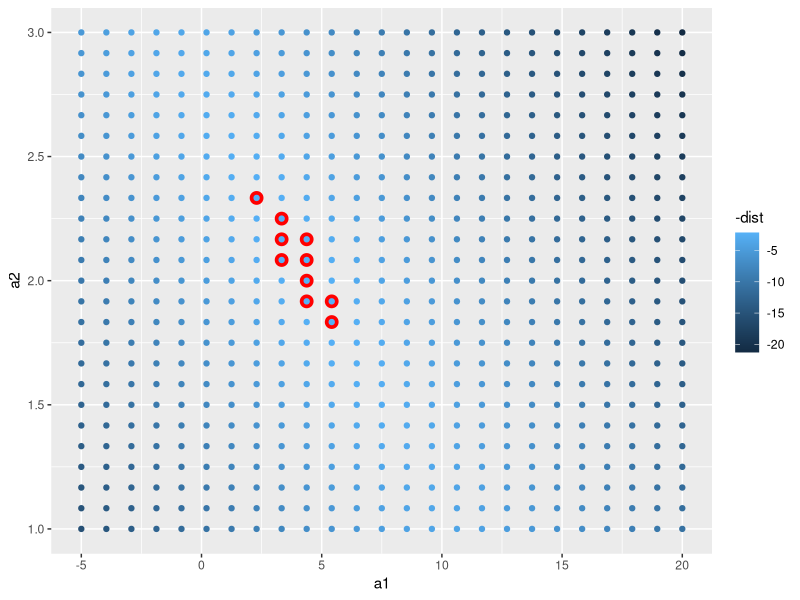
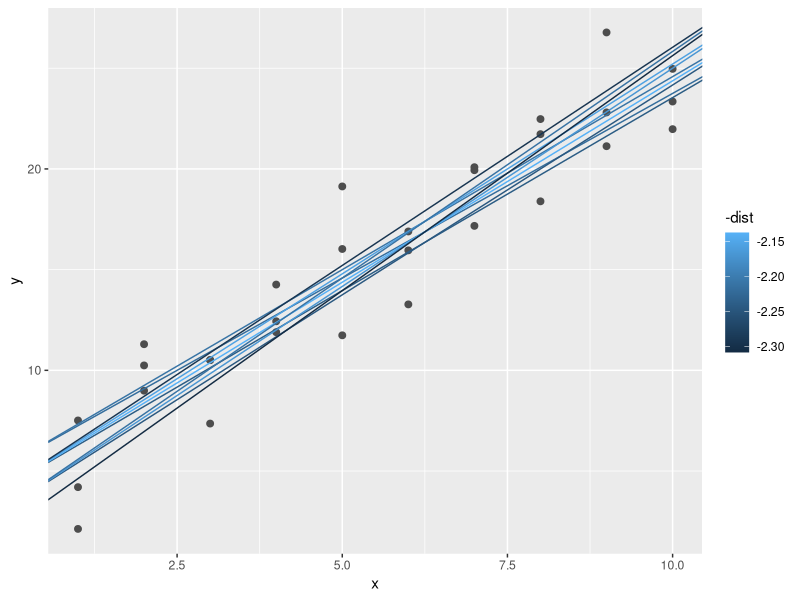
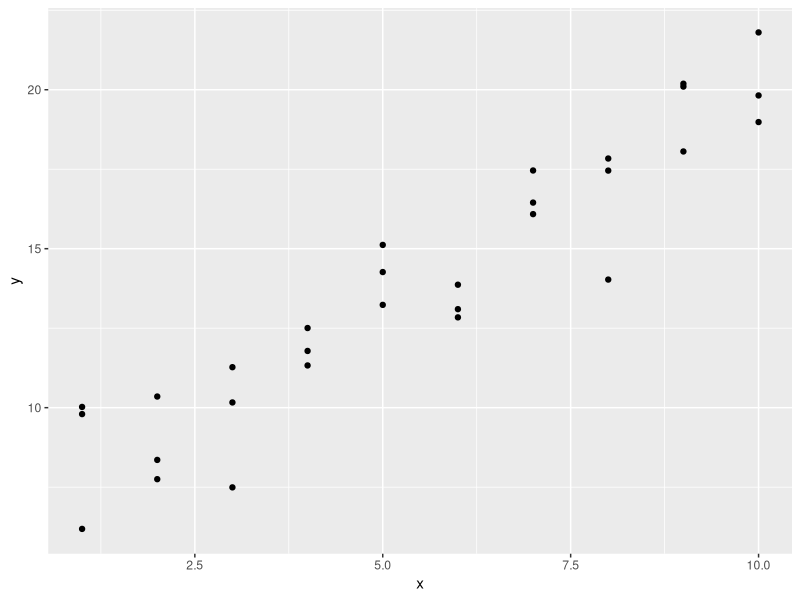
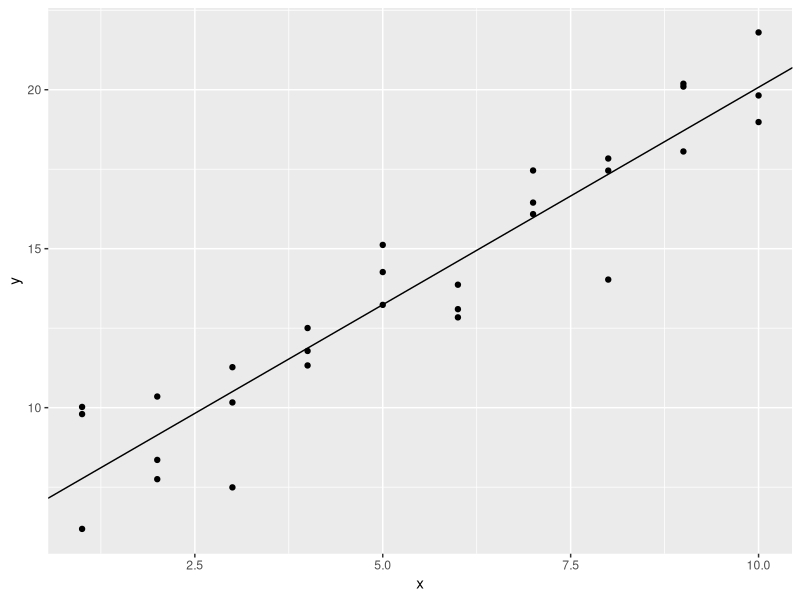
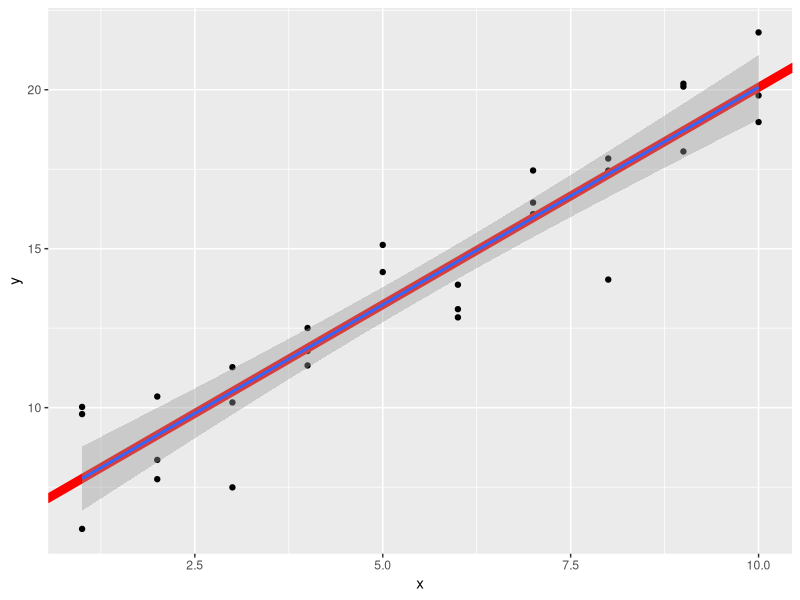
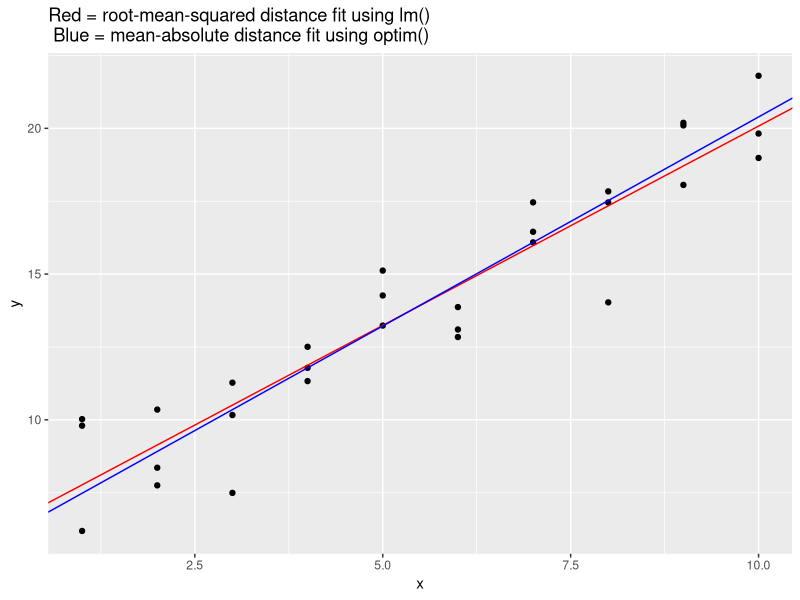
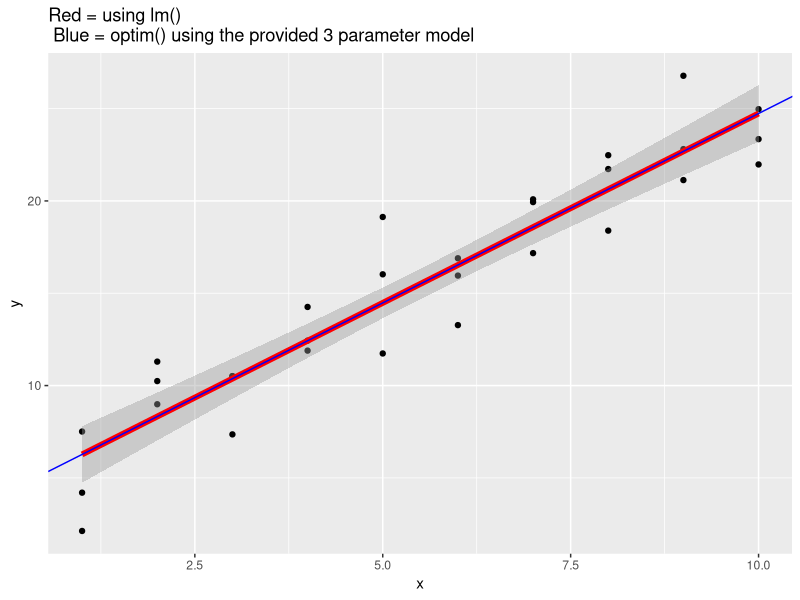
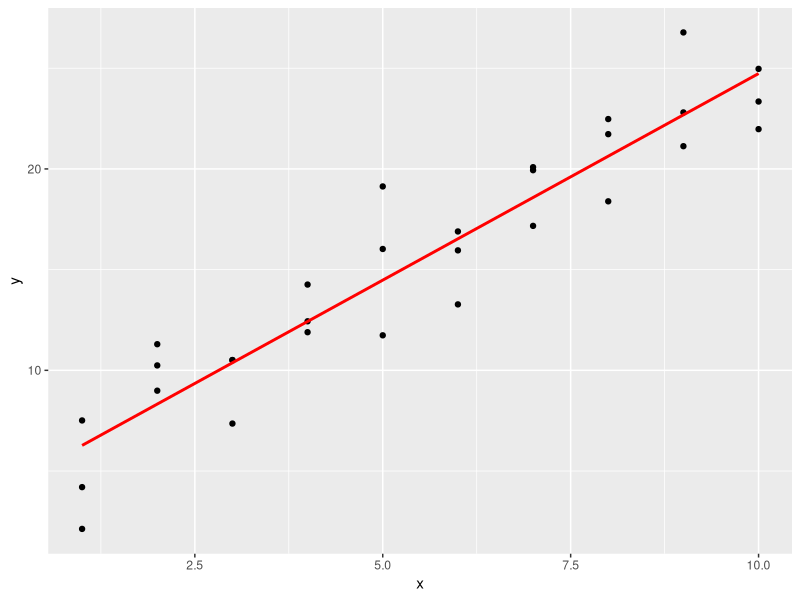

Write R code to recreate these figures, in order.
## ---- chunk 1
library(tidyverse)
library(modelr)
## ---- chunk 2
head(sim1)
## ---- chunk 3
model1 <- function(a, data) {
  a[1] + data$x * a[2]
}

measure_distance <- function(mod, data) {
  diff <- data$y - model1(mod, data)
  sqrt(mean(diff ^ 2))
}

sim1_dist <- function(a1, a2) {
  measure_distance(c(a1, a2), sim1)
}

grid <- expand.grid(
  a1 = seq(-5, 20, length = 25),
  a2 = seq(1, 3, length = 25)
  ) %>% 
  mutate(dist = purrr::map2_dbl(a1, a2, sim1_dist))

head(grid)
dim(grid)

grid %>% 
  ggplot(aes(a1, a2)) +
  geom_point(data = filter(grid, rank(dist) <= 10), size = 4, colour = "red") +
  geom_point(aes(colour = -dist))

ggplot(sim1, aes(x, y)) + 
  geom_point(size = 2, colour = "grey30") + 
  geom_abline(
    aes(intercept = a1, slope = a2, colour = -dist), 
    data = filter(grid, rank(dist) <= 10)
  )
## ---- chunk 4
sim1a <- tibble(
  x = rep(1:10, each = 3),
  y = x * 1.5 + 6 + rt(length(x), df = 2)
)

# first, take a look at the data
sim1a
ggplot(sim1a, aes (x, y)) +
  geom_point()

mod <- lm(y~x, data = sim1a)
summary(mod)

# add the fitted linear model to the scatterplot
ggplot(sim1a, aes (x, y)) +
  geom_point()+
  geom_abline(intercept = mod$coefficients[1], slope = mod$coefficients[2])

# compare with the baseR lm with geom_smooth() overlay, looks like they overlap, as expected
ggplot(sim1a, aes (x, y)) +
  geom_point()+
  geom_abline(intercept = mod$coefficients[1], slope = mod$coefficients[2], size=3, color = "red")+
  geom_smooth(method = 'lm')

## ---- chunk 5
measure_distance <- function(mod, data) {
  diff <- data$y - model1(mod, data)
  mean(abs(diff))
}
# use optim() function to 
best <- optim(c(0, 0), measure_distance, data = sim1a)
best$par

# compare the parameters from optim() with the parameters obtained from lm()
mod <- lm (y~x, data = sim1a)
coef(mod)

# plot the two lines on the scatterplot to observe differences in fit
ggplot(data = sim1a, aes(x, y))+
  geom_point()+
  geom_abline(slope = mod$coefficients[2], intercept = mod$coefficients[1], color = "red")+
  geom_abline(slope = best$par[2], intercept = best$par[1], color = "blue")+
  labs(title = "Red = root-mean-squared distance fit using lm() \n Blue = mean-absolute distance fit using optim()")

## ---- chunk 6
model1 <- function(a, data) {
  a[1] + data$x * a[2] + a[3]
}

measure_distance <- function(mod, data) {
  diff <- data$y - model1(mod, data)
  sqrt(mean(diff ^ 2))
}

best <- optim(c(0, 0, 0), measure_distance, data = sim1)
best$par
best <- optim(c(0, 0, 1), measure_distance, data = sim1)
best$par

# since in the model above, a[1] and a[3] may be theoretically combined to represent the intercept of the line, we can graph it as such:
ggplot(data = sim1, aes(x, y))+
  geom_point()+
  geom_smooth(method = "lm", color = "red", size = 2)+
  geom_abline(slope = best$par[2], intercept = best$par[1] + best$par[3], color = "blue")+
  labs(title = "Red = using lm() \n Blue = optim() using the provided 3 parameter model")

## ---- chunk 7
# using lm()
sim1_mod_lm <- lm(y ~ x, data = sim1)

grid <- sim1 %>% 
  data_grid(x) 
grid
grid <- grid %>% 
  add_predictions(sim1_mod_lm) 
grid

sim1 <- sim1 %>% 
  add_residuals(sim1_mod_lm)
sim1

ggplot(sim1, aes(x)) +
  geom_point(aes(y = y)) +
  geom_line(aes(y = pred), data = grid, colour = "red", size = 1)

ggplot(sim1, aes(x, resid)) + 
  geom_ref_line(h = 0) +
  geom_point() 

## ---- chunk 8
# using loess()
sim1_mod_loess <- loess(y ~ x, data = sim1)

grid <- sim1 %>% 
  data_grid(x) 
grid
grid <- grid %>% 
  add_predictions(sim1_mod_loess) 
grid

sim1 <- sim1 %>% 
  add_residuals(sim1_mod_loess)
sim1

# residuals plot
ggplot(sim1, aes(x, resid)) + 
  geom_ref_line(h = 0) +
  geom_point() 

# plot the regression line
ggplot(sim1, aes(x)) +
  geom_point(aes(y = y)) +
  geom_line(aes(y = pred), data = grid, colour = "red", size = 1)

# compare to geom_smooth() and lm()
ggplot(sim1, aes(x, y)) +
  geom_point() +
  geom_line(aes(y = pred), data = grid, colour = "red", size = 3)+
  geom_smooth(color = "blue", se = F)+
  geom_smooth(method = "lm", color = "green", se = F)

## ---- chunk 9
grid <- sim1 %>% 
  data_grid(x) 
grid

grid_add <- grid %>% 
  add_predictions(sim1_mod_lm) 
grid_add

grid_gather <- grid %>% 
  gather_predictions(sim1_mod_lm, sim1_mod_loess) 
grid_gather

grid_spread <- grid %>% 
  spread_predictions(sim1_mod_lm, sim1_mod_loess) 
grid_spread
## ---- chunk 10
# example from book
ggplot(sim1, aes(resid)) + 
  geom_freqpoly(binwidth = 0.5)

# make an example where residuals approximate normal distribution
x = seq(1:1000)
y = 12 + 5 * x + rnorm(1000,0,100) # add random white noise
mysim <- as_tibble(cbind(x, y))

#fit model
mysim_mod <- lm(y ~ x, data = mysim)
summary(mysim_mod)

# make predictions
mygrid <- mysim %>% 
  data_grid(x) 
mygrid

mygrid <- mygrid %>% add_predictions(mysim_mod)
mygrid

mysim <- mysim %>% add_residuals(mysim_mod)
mysim

# plot prediction line
ggplot(mysim, aes(x)) +
  geom_point(aes(y = y)) +
  geom_line(aes(y = pred), data =  mygrid, colour = "red", size = 1)

# plot freqpoly() of residuals
ggplot(mysim, aes(resid)) + 
  geom_freqpoly()

# plot scatterplot of residuals
ggplot(mysim, aes (x = x, y = resid))+
  geom_ref_line(h=0)+
  geom_point()

## ---- chunk 11
# use the sim2 dataset from modelr
sim2

# examine how the data are distributed
ggplot(sim2) + 
  geom_point(aes(x, y))

# generate a model (R automatically recognizes that the predictor variables are categorical)
mod2 <- lm(y ~ x, data = sim2)

# generate predictions based on model
grid <- sim2 %>% 
  data_grid(x) %>% 
  add_predictions(mod2)
grid

# plot the predictions overlaid on the graph
ggplot(sim2, aes(x)) + 
  geom_point(aes(y = y)) +
  geom_point(data = grid, aes(y = pred), colour = "red", size = 4)
## ---- chunk 12
# examine data and build models
sim3
mod1 <- lm(y ~ x1 + x2, data = sim3)
mod2 <- lm(y ~ x1 * x2, data = sim3)

# inputting multiple variables into data_grid results in it returning all the possible combinations between x1 and x2
grid <- sim3 %>% 
  data_grid(x1, x2) %>% 
  gather_predictions(mod1, mod2)
grid

## ---- chunk 13
# examine data and build models
sim4
mod1 <- lm(y ~ x1 + x2, data = sim4)
mod2 <- lm(y ~ x1 * x2, data = sim4)

# with manual specification of range
grid <- sim4 %>% 
  data_grid(
    x1 = seq_range(x1, 5), 
    x2 = seq_range(x2, 5) 
  ) %>% 
  gather_predictions(mod1, mod2)
grid

# without manual specification of range, provides all combinations of values
grid2 <- sim4 %>% 
  data_grid(
    x1, 
    x2
  ) 
grid2
## ---- chunk 14
mod1 <- lm(y ~ x, data = sim2)
model_matrix(sim2, y ~x)

mod2 <- lm(y ~ x - 1, data = sim2)
model_matrix(sim2, y ~x -1)

grid <- sim2 %>% 
  data_grid(x) %>% 
  gather_predictions(mod1, mod2)
grid

ggplot(sim2, aes(x)) + 
  geom_point(aes(y = y)) +
  geom_point(data = grid, aes(y = pred, shape = model, color = model), size = 4)
## ---- chunk 15
sim3
# models fit to sim3
model_matrix(sim3, y ~ x1 + x2 )
model_matrix(sim3, y ~ x1 * x2 )

sim4
# models fit to sim4
model_matrix(sim4, y ~ x1 + x2 )
model_matrix(sim4, y ~ x1 * x2 )

## ---- chunk 16
mod1 <- lm(y ~ x1 + x2, data = sim3)
mod2 <- lm(y ~ x1 * x2, data = sim3)

# check to see if the column to add is a categorical variable (factor), and split it up if true
add_column <- function ( mycolumn, colname ) {
  # test whether the columns are factors or not
  if (is.factor (mycolumn)){
    my_levels <- levels(mycolumn)
    
    # split into separate columns
    output <- vector("list")
    for (i in 2: length(my_levels)) {
      level_name <- str_c(colname, my_levels[i])
      output[[level_name]] <- 1*(mycolumn == my_levels[i])
    }
  }
  # if not factor, return the column as-is
  else {
    output <- list( mycolumn)
    names(output) <- colname
  }
  output
}

# check the type of operator supplied (+ or *) and create the columns as necessary, calling the add_column function
make_matrix <- function (data, operator) {
  my_colnames <- c("x1", "x2")
  # store the columns of the model matrix in "mm"
  mm <- list()
  
  # make the default intercept column
  mm$intercept <- rep(1, length(data$x2))
  
  # add the base columns using add_column()
  for (item in my_colnames) {
    mm <- c(mm, add_column (data[[item]], item))
  }
  mm <- bind_cols(mm)
  
  # if the operator is *, add the appropriate columns based on vector multiplication
  if (operator == "*") {
    x1cols <- colnames(mm)[grep("x1", colnames(mm))]
    x2cols <- colnames(mm)[grep("x2", colnames(mm))]
    newcols <- vector("list")
    for (i in x1cols) {
      print(i)
      for (j in x2cols) {
        print(j)
        new_level_name <- str_c(i,j, sep = ":")
        print(new_level_name)
        newcols[[new_level_name]] <- mm[[i]]* mm[[j]]
      }
    }
    newcols <- bind_cols(newcols)
    mm <- cbind(mm, newcols)
  }
  mm
}

make_matrix( sim3, "+")
model_matrix( sim3, y ~ x1 + x2)

make_matrix( sim3, "*")
model_matrix( sim3, y ~ x1 * x2)
## ---- chunk 17
mod1 <- lm(y ~ x1 + x2, data = sim4)
mod2 <- lm(y ~ x1 * x2, data = sim4)

sim4 <- sim4 %>%
  spread_residuals (mod1, mod2)
sim4

ggplot(sim4, aes(x1, mod1)) + 
  geom_ref_line(h = 0) +
  geom_point() 

ggplot(sim4, aes(x1, mod2)) + 
  geom_ref_line(h = 0) +
  geom_point() 

sim4 %>% summarize ( mod1_rmse = sqrt(mean(mod1^2)),
                     mod2_rmse = sqrt(mean(mod2^2)))
